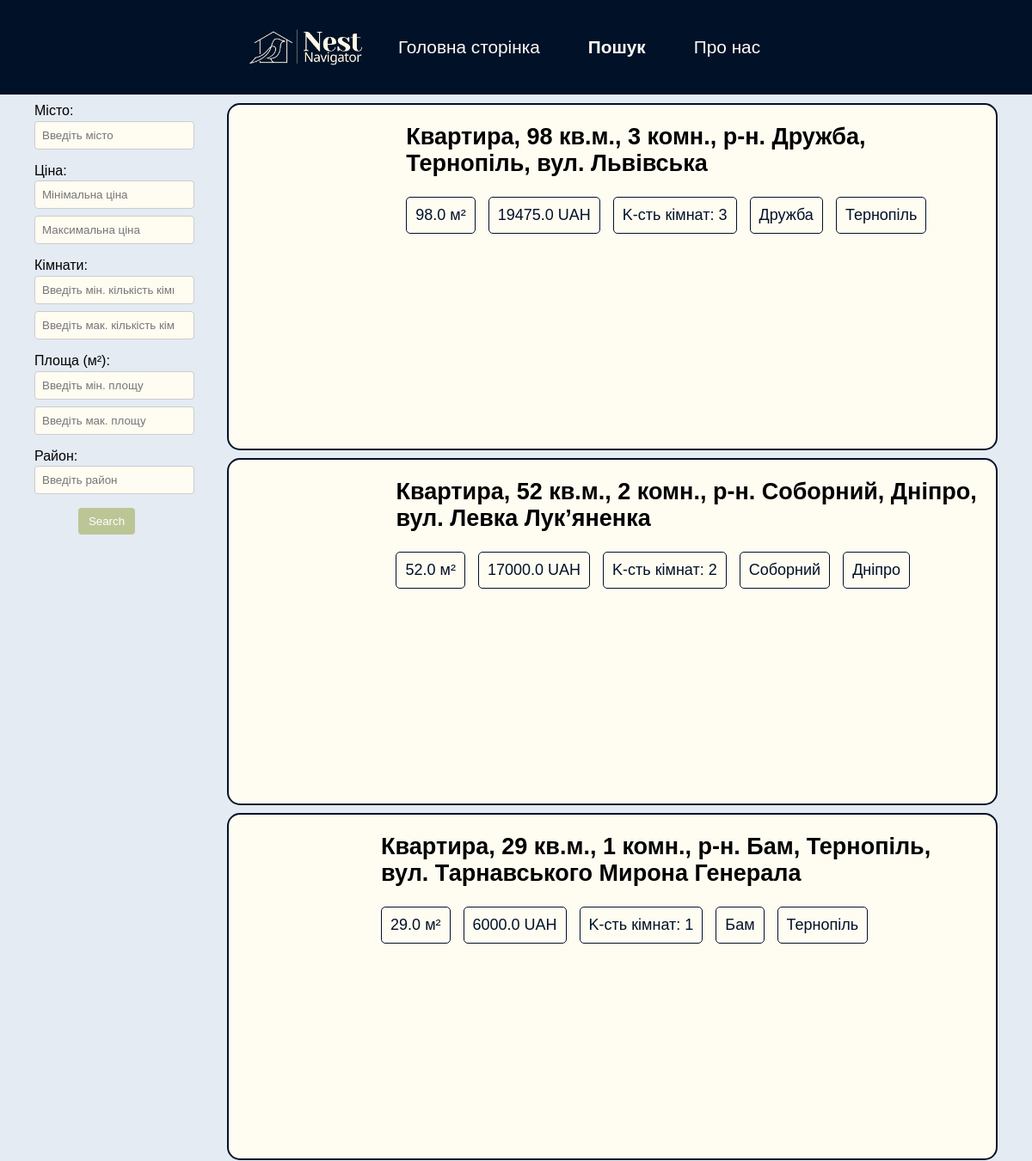
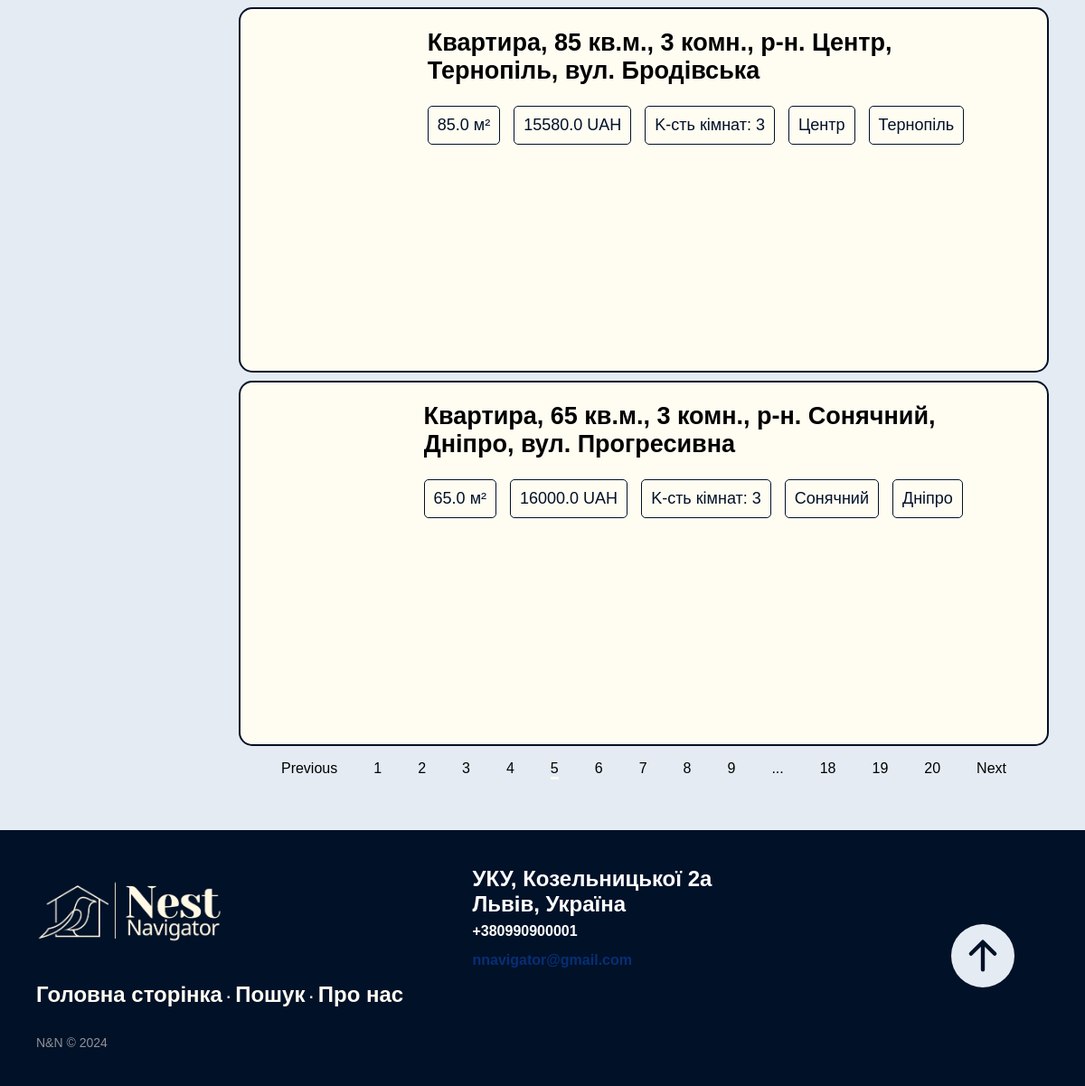
/search/, run on an earlier commit of the app's database (2 pictures, top to bottom).
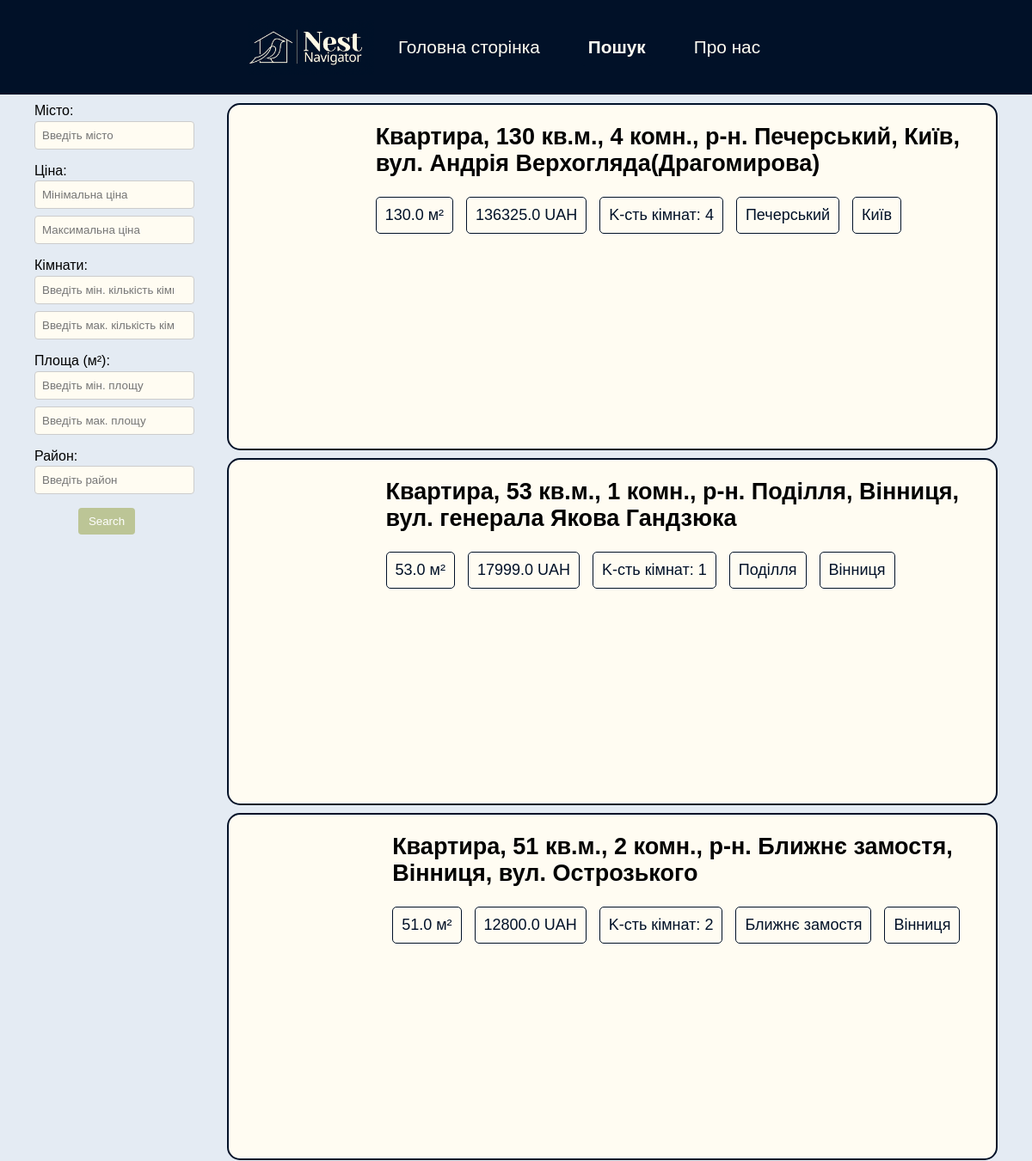
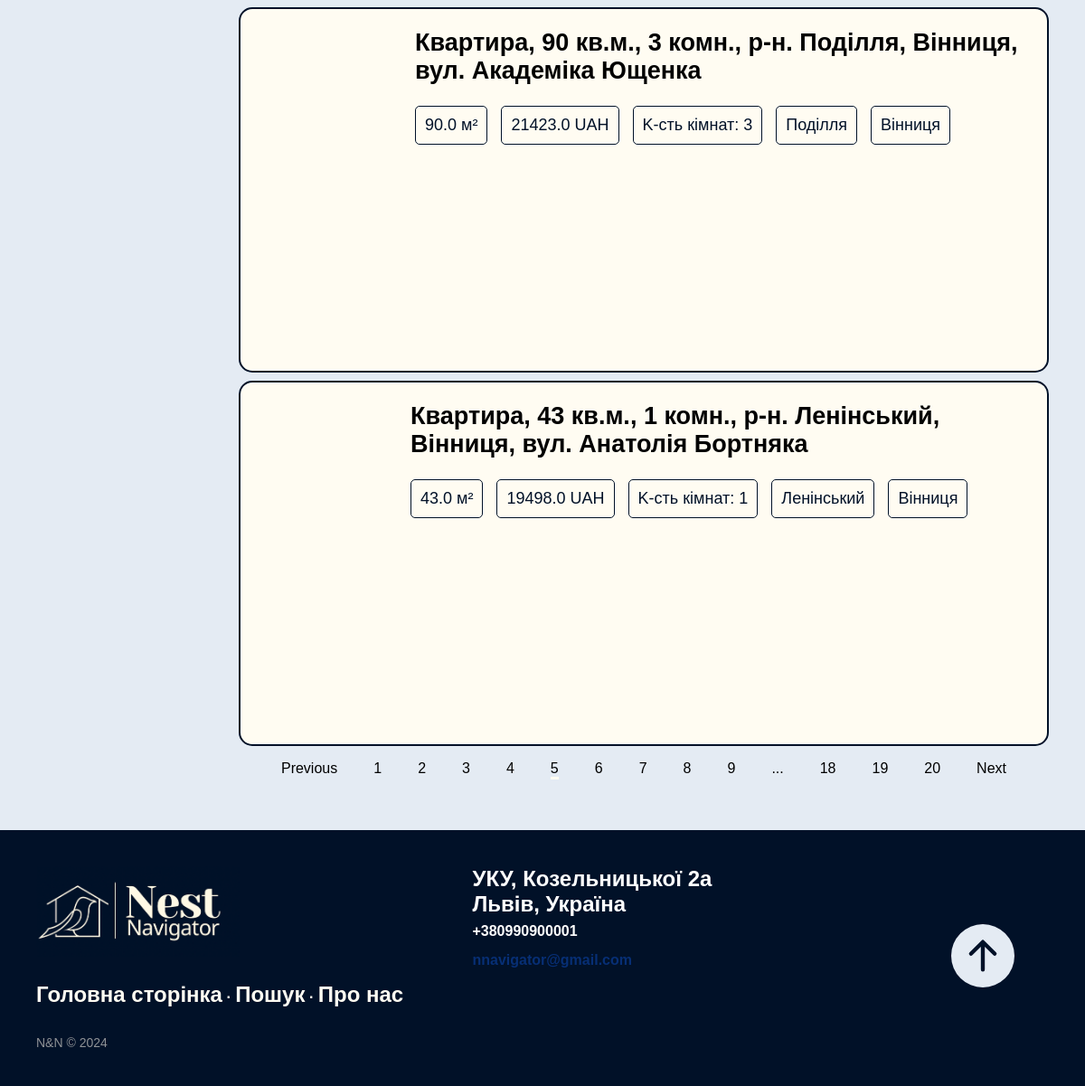
And on a later commit of the database (2 pictures, top to bottom).
### app_bohdan.py (models this page shows, shortened)
class Apartament_write(Base):
    __tablename__ = "Apartaments"
    images = Column("images", String) #
    url = Column("url", String, primary_key = True) #
    name = Column("name", String) #
    area = Column("area", REAL) #
    price = Column("price", REAL)
    currency = Column("currency", String)
    rooms = Column('rooms', Integer)
    district = Column('district', String)
    city = Column('city', String)

### app_bohdan.py (the view, shortened to what this page needs)
@app.route('/search/', methods = ["POST", "GET"], defaults = {'page': 5})
@app.route('/search/<int:page>', methods = ["GET", "POST"])
def search(page):
    pages = 5
    filters = session.get('filters', {})
    query = Apartament.query
    if filters.get('city'):
        query = query.filter(Apartament.city.like(filters['city']))
    if filters.get('district'):
        query = query.filter(Apartament.district.like(filters['district']))
    if filters.get('min_area'):
        query = query.filter(Apartament.area >= float(filters['min_area']))
    if filters.get('max_area'):
        query = query.filter(Apartament.area <= float(filters['max_area']))
    if filters.get('min_price'):
        query = query.filter(Apartament.price >= float(filters['min_price']))
    if filters.get('max_price'):
        query = query.filter(Apartament.price <= float(filters['max_price']))
    if filters.get('min_rooms'):
        query = query.filter(Apartament.rooms >= int(filters['min_rooms']))
    if filters.get('max_rooms'):
        query = query.filter(Apartament.rooms <= int(filters['max_rooms']))
    apartaments = query.paginate(page=page, per_page=pages, error_out = False)
    return render_template('search_page.html', apartaments=apartaments)

### templates/search_page.html (shortened to what this page needs)
<!DOCTYPE html>
<html lang="uk">
<head>
    <link rel="stylesheet" href="{{ url_for('static', filename = 'css/style.css')}}">
</head>
<body>
    <header>
        <img src="{{ url_for('static', filename = 'imgs/logo.png') }}" alt="Nest Navigator" class="logo">
        <nav>
            <ul class="header-text">
                <li><a href="{{ url_for('main') }}">Головна сторінка</a></li>
                <li><a class="active" href="{{ url_for('search') }}"><strong>Пошук</strong></a></li>
                <li><a href="{{ url_for('team') }}">Про нас</a></li>
            </ul>
        </nav>
    </header>
    <main>
        <div class="flex width-100 main-block">
            <div class="filters">
                <form id="searchForm" action="" method="post" autocomplete="off">
                    <div class="filter-item">
                        <label for="city">Місто:</label>
                        <input type="text" class="form-control" name="city_tag" autocomplete="off"
                            placeholder="Введіть місто" />
                    </div>
                    <div class="filter-item">
                        <label for="price">Ціна:</label>
                        <input type="number" class="form-control" name="min_price_tag" placeholder="Мінімальна ціна" />
                        <input type="number" class="form-control" name="max_price_tag" placeholder="Максимальна ціна" />
                    </div>
                    <div class="filter-item">
                        <label for="rooms">Кімнати:</label>
                        <input type="number" class="form-control" name="min_rooms_tag"
                            placeholder="Введіть мін. кількість кімнат" />
                        <input type="number" class="form-control" name="max_rooms_tag"
                            placeholder="Введіть мак. кількість кімнат" />
                    </div>
                    <div class="filter-item">
                        <label for="area">Площа (м²):</label>
                        <input type="number" class="form-control" name="min_area_tag"
                            placeholder="Введіть мін. площу" />
                        <input type="number" class="form-control" name="max_area_tag"
                            placeholder="Введіть мак. площу" />
                    </div>
                    <div class="filter-item">
                        <label for="region">Район:</label>
                        <input type="text" class="form-control" name="district_tag" placeholder="Введіть район" />
                    </div>
                    <div class="col-6" align="center">
                        <input type="submit" value="Search" class="form-control btn btn-primary " name="">
                    </div>
                </form>
            </div>
            <div class="container wdth-80">
                {% for apartament in apartaments.items %}
                <div class="flex adver-section">
                    <div class="flex desc">
                        <div class="flex center-d">
                            <button class="prev btns-sl" onclick="prev(this)">&#10094</button>
                            <div class="slider-wrap">
                                <div class="slider-main">
                                    {% for el in apartament.images.split(',') %}
                                    <div class="item">
                                    </div>
                                    {% endfor %}
                                </div>
                            </div>
                            <button class="next btns-sl" onclick="next(this)">&#10095</button>
                        </div>
                        <div class='adver-text'>
                            <h2><a href="{{ apartament.url }}">{{ apartament.name.split(', ', maxsplit = 1)[1] }}</a>
                            </h2>
                            <div class="adver-description">
                                <p class="adver-description-item">{{ apartament.area }} м²</p>
                                <div class="adver-description-item">
                                    {{ apartament.price }}
                                    {{ apartament.currency }}
                                </div>
                                <p class="adver-description-item">K-сть кімнат: {{ apartament.rooms }}</p>
                                <p class="adver-description-item">{{ apartament.district }}</p>
                                <p class="adver-description-item">{{ apartament.city }}</p>
                            </div>
                        </div>
                    </div>
                </div>
                {% endfor %}
                <nav aria-label="Page navigation example">
                    <ul class="pagination">
                        {% if apartaments.has_prev %}
                        <li class="page-item"> <a class="page-link"
                                href="{{ url_for('search', page = apartaments.prev_num)  }}">Previous</a></li>
                        {% else %}
                        <li class="page-item"> <a class="page-link btn disabled" href="#">Previous</a></li>
                        {% endif %}
                        {% for page in apartaments.iter_pages(left_edge = 3, right_edge = 3) %}
                        {% if page %}
                        {% if page == apartaments.page %}
                        <li class="page-item active"><a class="page-link" href="{{ url_for('search', page=page)}}">{{
                                page }}</a></li>
                        {% else %}
                        <li class="page-item"><a class="page-link" href="{{ url_for('search', page=page)}}">{{ page
                                }}</a></li>
                        {% endif %}
                        {% else %}
                        <li class="page-item disabled" id="example_ellipsis"><a href="#" class="page-link">...</a></li>
                        {% endif %}
                        {% endfor %}
                        {% if apartaments.has_next %}
                        <li class="page-item"> <a class="page-link"
                                href="{{ url_for('search', page = apartaments.next_num) }}">Next</a></li>
                        {% else %}
                        <li class="page-item"> <a class="page-link btn disabled" href="#">Next</a></li>
                        {% endif %}
                    </ul>
                </nav>
            </div>
        </div>
    </main>
    <footer class="footer-distributed">
        <div class="footer-left">
            <IMG src="{{ url_for('static', filename = 'imgs/logo.png') }}" ALT="" WIDTH=225 HEIGHT=100>
            <p class="footer-links">
                <a href="{{ url_for('main') }}">Головна сторінка</a> ·
                <a>Пошук</a> ·
                <a href="{{ url_for('team') }}">Про нас</a>
            </p>
            <p class="footer-company-name">N&N &copy; 2024</p>
        </div>
        <div class="footer-center">
            <div class='adress'>
                <p>УКУ, Козельницької 2а <br> Львів, Україна</p>
            </div>
            <div>
                <p>+380990900001</p>
            </div>
            <div>
                <p><a href="mailto:support@company.com">nnavigator@gmail.com</a></p>
            </div>
            <a href="#">
                <svg xmlns="http://www.w3.org/2000/svg" width="70" height="70" fill="#E4EBF3"
                    class="bi bi-arrow-up-circle-fill" viewBox="0 0 16 16">
                    <path
                        d="M16 8A8 8 0 1 0 0 8a8 8 0 0 0 16 0m-7.5 3.5a.5.5 0 0 1-1 0V5.707L5.354 7.854a.5.5 0 1 1-.708-.708l3-3a.5.5 0 0 1 .708 0l3 3a.5.5 0 0 1-.708.708L8.5 5.707z" />
                </svg>
            </a>
        </div>
    </footer>
</body>
</html>

### static/css/style.css (style rules this page uses)
body { font-family: Arial, sans-serif; margin: 0; padding: 0; box-sizing: border-box; background-color: #E4EBF3; }
header { z-index: 1; height: 10vh; display: flex; align-items: center; justify-content: center; background-color: #011128; color: #E4EBF3; padding: 15px 0; position: fixed; width: 100%; }
.header-text { font-size: 1.3em; }
.logo { max-height: 80%; max-width: 100%; }
nav ul { list-style: none; padding: 0; display: flex; justify-content: center; }
nav ul li { margin: 0 20px; }
nav ul li a { color: #FFFCF2; text-decoration: none; }
main { padding: 120px 40px 40px; background-color: #E4EBF3 }
.main-block { justify-content: space-between; }
.adress { font-size: 1.5em; }
button { padding: 0.5em 1em; margin-top: 2em; background-color: #011128; color: #FFFCF2; background-color: #011128; color: #FFFCF2 }
.flex { display: flex; }
.width-100 { width: 100%; }
.desc { height: max-content; justify-content: space-between; }
.container { flex-direction: column; }
.adver-section { background-color: #FFFCF2; color: #011128; border: 2px solid #011128; border-radius: 15px; font-size: 18px; cursor: pointer; transition: background-color 0.3s; margin-bottom: 1%; padding-right: 20px; }
.adver-text { overflow: hidden; word-wrap: break-word; }
.adver-description-item { display: inline-block; border: 1px solid #011128; border-radius: 5px; padding: 10px; margin: 0 10px 10px 0; }
.filters { width: 15%; }
.filter-item { margin-bottom: 1vh; }
.filter-item label { display: block; margin-bottom: 0.33vh; }
input[type="submit"] { background-color: #BCC596; color: white; padding: 1vh 1.5vh; border: none; border-radius: 4px; cursor: pointer; }
.filter-item input, .filter-item select { width: 100%; padding: 1vh; margin-bottom: 1vh; border: 1px solid #ccc; border-radius: 0.5vh; background-color: #FFFCF2; }
.footer-distributed { background-color:#011128;; box-shadow: 0 0px 0px 0 rgba(0, 0, 0, 0.12); box-sizing: border-box; width: 100%; text-align: left; font: bold 16px sans-serif; padding: 5vh 5vh; }
.footer-distributed .footer-left, .footer-distributed .footer-center, .footer-distributed .footer-right { display: inline-block; vertical-align: top; }
.bi-arrow-up-circle-fill { margin-left: 70vh; margin-top: -10vh }
.footer-distributed .footer-left { width: 40%; }
.footer-distributed .footer-links { color: #FFFCF2; margin: 2vh 0 3vh; padding: 0; }
.footer-distributed .footer-links a { display: inline-block; line-height: 1.8; text-decoration: none; color: inherit; font-size: 1.5em; }
.footer-distributed .footer-company-name { color: #8f9296; font-size: 14px; font-weight: normal; margin: 0; }
.footer-distributed .footer-center { width: 35%; }
.footer-distributed .footer-center p { display: inline-block; color: #ffffff; vertical-align: middle; margin: 0; }
.footer-distributed .footer-center p a { color: #072f75; text-decoration: none; }
.slider-wrap { position: relative; overflow: hidden; }
.slider-main { height: 50vh; }
.slider-main .item { display: inline-block; position: relative; width: 100%; height: 100%; }
.wdth-80 { width: 80%; }
.center-d { margin-right: 5%; width: 25%; position: relative; }
.btns-sl { margin-top: 0; cursor: pointer; background: none; color: #FFFCF2; border: 0; transition: all 0.3s ease; position: absolute; top: 0; bottom: 0; z-index: 5; }
.prev { left:0; }
.next { right: 0; }
.page-item a { color: black; }
.active { border-bottom: solid rgb(255, 252, 242); }
.header-text li a { border-color: #011128; padding: 1vh; border-radius: 0.5vh; transition: 0.2s; }
a { text-decoration: none; color: black; }

What changed in the data, as far as the page shows it:
removed Apartament_write: name "Квартира, 98 кв.м., 3 комн., р‑н. Дружба, Тернопіль, вул. Львівська", area "98.0", price "19475.0", currency "UAH", rooms "3", district "Дружба", city "Тернопіль"
removed Apartament_write: name "Квартира, 52 кв.м., 2 комн., р‑н. Соборний, Дніпро, вул. Левка Лук’яненка", area "52.0", price "17000.0", currency "UAH", rooms "2", district "Соборний", city "Дніпро"
removed Apartament_write: name "Квартира, 29 кв.м., 1 комн., р‑н. Бам, Тернопіль, вул. Тарнавського Мирона Генерала", area "29.0", price "6000.0", currency "UAH", rooms "1", district "Бам", city "Тернопіль"
removed Apartament_write: name "Квартира, 85 кв.м., 3 комн., р‑н. Центр, Тернопіль, вул. Бродівська", area "85.0", price "15580.0", currency "UAH", rooms "3", district "Центр", city "Тернопіль"
no longer on this page (row unchanged): Apartament_write: name "Квартира, 65 кв.м., 3 комн., р‑н. Сонячний, Дніпро, вул. Прогресивна", area "65.0", price "16000.0", currency "UAH", rooms "3", district "Сонячний", city "Дніпро"
now on this page (row unchanged): Apartament_write: name "Квартира, 130 кв.м., 4 комн., р‑н. Печерський, Київ, вул. Андрія Верхогляда(Драгомирова)", area "130.0", price "136325.0", currency "UAH", rooms "4", district "Печерський", city "Київ"
now on this page (row unchanged): Apartament_write: name "Квартира, 53 кв.м., 1 комн., р‑н. Поділля, Вінниця, вул. генерала Якова Гандзюка", area "53.0", price "17999.0", currency "UAH", rooms "1", district "Поділля", city "Вінниця"
now on this page (row unchanged): Apartament_write: name "Квартира, 51 кв.м., 2 комн., р‑н. Ближнє замостя, Вінниця, вул. Острозького", area "51.0", price "12800.0", currency "UAH", rooms "2", district "Ближнє замостя", city "Вінниця"
now on this page (row unchanged): Apartament_write: name "Квартира, 90 кв.м., 3 комн., р‑н. Поділля, Вінниця, вул. Академіка Ющенка", area "90.0", price "21423.0", currency "UAH", rooms "3", district "Поділля", city "Вінниця"
now on this page (row unchanged): Apartament_write: name "Квартира, 43 кв.м., 1 комн., р‑н. Ленінський, Вінниця, вул. Анатолія Бортняка", area "43.0", price "19498.0", currency "UAH", rooms "1", district "Ленінський", city "Вінниця"
